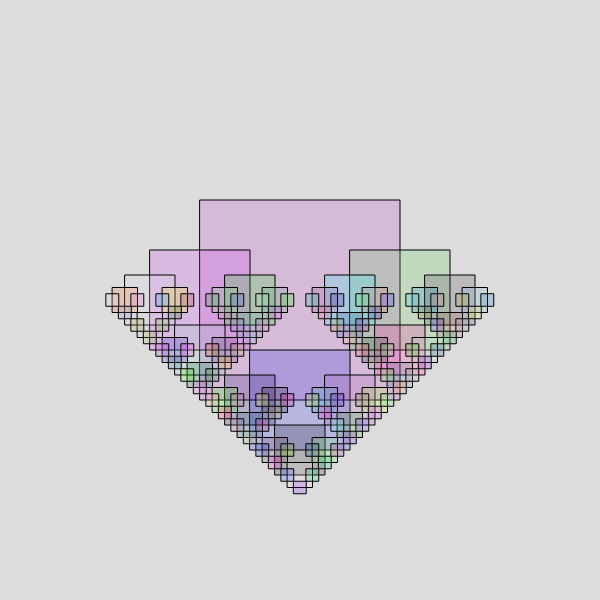
Frame 1 (no input)
Frame 60 (no input): identical to frame 1, image omitted
Frame 120 (the mouse pressed at the canvas centre since frame 60): identical to frame 1, image omitted

The p5.js sketch that drew this single still picture (run headless with seeded random() and noise() and a simulated clock; from frame 60 on, the mouse is pressed at the canvas centre):

// p5.js sketch
// ── sketch.js
let side = 200;
let detail = 20;
let hue = 50;

function getRandomColor(alpha) {
  return color(random(255),random(255),random(255),alpha);
}
//Squares
function drawSquare(x, y, side) {
  fill(getRandomColor(hue));
  rect(x, y, side, side);
  if (side > detail) {
    drawSquare(x + side / 2, y, side / 2);
    drawSquare(x - side / 2, y, side / 2);
    drawSquare(x, y + side / 2, side / 2);
}
}
function setup() {
  createCanvas(600, 600);
  background(220);
  noFill();
  rectMode(CENTER);
  drawSquare(width / 2, height / 2, side);
}
//Devided by two ever time
function draw() {
}
